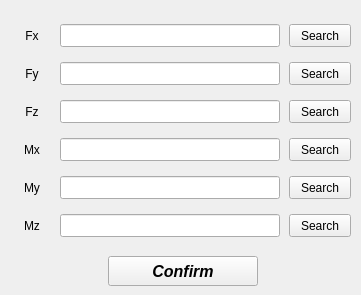
     <widget class="QWidget" name="tab_table_values">
      <attribute name="title">
       <string>Load tables</string>
      </attribute>
      <widget class="QWidget" name="gridLayoutWidget_2">
       <property name="geometry">
        <rect>
         <x>8</x>
         <y>14</y>
         <width>344</width>
         <height>235</height>
        </rect>
       </property>
       <layout class="QGridLayout" name="gridLayout_2">
        <property name="leftMargin">
         <number>5</number>
        </property>
        <property name="topMargin">
         <number>3</number>
        </property>
        <property name="bottomMargin">
         <number>0</number>
        </property>
        <property name="horizontalSpacing">
         <number>9</number>
        </property>
        <property name="verticalSpacing">
         <number>8</number>
        </property>
        <item row="0" column="1">
         <widget class="QLineEdit" name="lineEdit_path_table_Fx">
          <property name="enabled">
           <bool>true</bool>
          </property>
          <property name="minimumSize">
           <size>
            <width>220</width>
            <height>23</height>
           </size>
          </property>
          <property name="maximumSize">
           <size>
            <width>220</width>
            <height>23</height>
           </size>
          </property>
          <property name="font">
           <font>
            <pointsize>8</pointsize>
            <weight>50</weight>
            <bold>false</bold>
           </font>
          </property>
          <property name="alignment">
           <set>Qt::AlignCenter</set>
          </property>
         </widget>
        </item>
        <item row="1" column="1">
         <widget class="QLineEdit" name="lineEdit_path_table_Fy">
          <property name="enabled">
           <bool>true</bool>
          </property>
          <property name="minimumSize">
           <size>
            <width>220</width>
            <height>23</height>
           </size>
          </property>
          <property name="maximumSize">
           <size>
            <width>220</width>
            <height>23</height>
           </size>
          </property>
          <property name="font">
           <font>
            <pointsize>8</pointsize>
            <weight>50</weight>
            <bold>false</bold>
           </font>
          </property>
          <property name="alignment">
           <set>Qt::AlignCenter</set>
          </property>
         </widget>
        </item>
        <item row="0" column="0">
         <widget class="QLabel" name="label_Fx">
          <property name="enabled">
           <bool>true</bool>
          </property>
          <property name="minimumSize">
           <size>
            <width>38</width>
            <height>23</height>
           </size>
          </property>
          <property name="maximumSize">
           <size>
            <width>38</width>
            <height>23</height>
           </size>
          </property>
          <property name="text">
           <string>Fx</string>
          </property>
          <property name="alignment">
           <set>Qt::AlignCenter</set>
          </property>
         </widget>
        </item>
        <item row="3" column="2">
         <widget class="QToolButton" name="toolButton_load_Mx_table">
          <property name="enabled">
           <bool>true</bool>
          </property>
          <property name="sizePolicy">
           <sizepolicy hsizetype="Expanding" vsizetype="Fixed">
            <horstretch>0</horstretch>
            <verstretch>0</verstretch>
           </sizepolicy>
          </property>
          <property name="minimumSize">
           <size>
            <width>62</width>
            <height>23</height>
           </size>
          </property>
          <property name="maximumSize">
           <size>
            <width>62</width>
            <height>23</height>
           </size>
          </property>
          <property name="text">
           <string>Search</string>
          </property>
          <property name="checkable">
           <bool>false</bool>
          </property>
          <property name="autoRaise">
           <bool>false</bool>
          </property>
          <property name="arrowType">
           <enum>Qt::NoArrow</enum>
          </property>
         </widget>
        </item>
        <item row="5" column="1">
         <widget class="QLineEdit" name="lineEdit_path_table_Mz">
          <property name="enabled">
           <bool>true</bool>
          </property>
          <property name="minimumSize">
           <size>
            <width>220</width>
            <height>23</height>
           </size>
          </property>
          <property name="maximumSize">
           <size>
            <width>220</width>
            <height>23</height>
           </size>
          </property>
          <property name="font">
           <font>
            <pointsize>8</pointsize>
            <weight>50</weight>
            <bold>false</bold>
           </font>
          </property>
          <property name="alignment">
           <set>Qt::AlignCenter</set>
          </property>
         </widget>
        </item>
        <item row="4" column="2">
         <widget class="QToolButton" name="toolButton_load_My_table">
          <property name="enabled">
           <bool>true</bool>
          </property>
          <property name="sizePolicy">
           <sizepolicy hsizetype="Expanding" vsizetype="Fixed">
            <horstretch>0</horstretch>
            <verstretch>0</verstretch>
           </sizepolicy>
          </property>
          <property name="minimumSize">
           <size>
            <width>62</width>
            <height>23</height>
           </size>
          </property>
          <property name="maximumSize">
           <size>
            <width>62</width>
            <height>23</height>
           </size>
          </property>
          <property name="text">
           <string>Search</string>
          </property>
          <property name="checkable">
           <bool>false</bool>
          </property>
          <property name="autoRaise">
           <bool>false</bool>
          </property>
          <property name="arrowType">
           <enum>Qt::NoArrow</enum>
          </property>
         </widget>
        </item>
        <item row="1" column="0">
         <widget class="QLabel" name="label_Fy">
          <property name="enabled">
           <bool>true</bool>
          </property>
          <property name="minimumSize">
           <size>
            <width>38</width>
            <height>23</height>
           </size>
          </property>
          <property name="maximumSize">
           <size>
            <width>38</width>
            <height>23</height>
           </size>
          </property>
          <property name="text">
           <string>Fy</string>
          </property>
          <property name="alignment">
           <set>Qt::AlignCenter</set>
          </property>
         </widget>
        </item>
        <item row="4" column="1">
         <widget class="QLineEdit" name="lineEdit_path_table_My">
          <property name="enabled">
           <bool>true</bool>
          </property>
          <property name="minimumSize">
           <size>
            <width>220</width>
            <height>23</height>
           </size>
          </property>
          <property name="maximumSize">
           <size>
            <width>220</width>
            <height>23</height>
           </size>
          </property>
          <property name="font">
           <font>
            <pointsize>8</pointsize>
            <weight>50</weight>
            <bold>false</bold>
           </font>
          </property>
          <property name="alignment">
           <set>Qt::AlignCenter</set>
          </property>
         </widget>
        </item>
        <item row="0" column="2">
         <widget class="QToolButton" name="toolButton_load_Fx_table">
          <property name="enabled">
           <bool>true</bool>
          </property>
          <property name="sizePolicy">
           <sizepolicy hsizetype="Expanding" vsizetype="Fixed">
            <horstretch>0</horstretch>
            <verstretch>0</verstretch>
           </sizepolicy>
          </property>
          <property name="minimumSize">
           <size>
            <width>62</width>
            <height>23</height>
           </size>
          </property>
          <property name="maximumSize">
           <size>
            <width>62</width>
            <height>23</height>
           </size>
          </property>
          <property name="text">
           <string>Search</string>
          </property>
          <property name="checkable">
           <bool>false</bool>
          </property>
          <property name="autoRaise">
           <bool>false</bool>
          </property>
          <property name="arrowType">
           <enum>Qt::NoArrow</enum>
          </property>
         </widget>
        </item>
        <item row="5" column="0">
         <widget class="QLabel" name="label_Mz">
          <property name="enabled">
           <bool>true</bool>
          </property>
          <property name="minimumSize">
           <size>
            <width>38</width>
            <height>23</height>
           </size>
          </property>
          <property name="maximumSize">
           <size>
            <width>38</width>
            <height>23</height>
           </size>
          </property>
          <property name="text">
           <string>Mz</string>
          </property>
          <property name="alignment">
           <set>Qt::AlignCenter</set>
          </property>
         </widget>
        </item>
        <item row="3" column="1">
         <widget class="QLineEdit" name="lineEdit_path_table_Mx">
          <property name="enabled">
           <bool>true</bool>
          </property>
          <property name="minimumSize">
           <size>
            <width>220</width>
            <height>23</height>
           </size>
          </property>
          <property name="maximumSize">
           <size>
            <width>220</width>
            <height>23</height>
           </size>
          </property>
          <property name="font">
           <font>
            <pointsize>8</pointsize>
            <weight>50</weight>
            <bold>false</bold>
           </font>
          </property>
          <property name="alignment">
           <set>Qt::AlignCenter</set>
          </property>
         </widget>
        </item>
        <item row="5" column="2">
         <widget class="QToolButton" name="toolButton_load_Mz_table">
          <property name="enabled">
           <bool>true</bool>
          </property>
          <property name="sizePolicy">
           <sizepolicy hsizetype="Expanding" vsizetype="Fixed">
            <horstretch>0</horstretch>
            <verstretch>0</verstretch>
           </sizepolicy>
          </property>
          <property name="minimumSize">
           <size>
            <width>62</width>
            <height>23</height>
           </size>
          </property>
          <property name="maximumSize">
           <size>
            <width>62</width>
            <height>23</height>
           </size>
          </property>
          <property name="text">
           <string>Search</string>
          </property>
          <property name="checkable">
           <bool>false</bool>
          </property>
          <property name="autoRaise">
           <bool>false</bool>
          </property>
          <property name="arrowType">
           <enum>Qt::NoArrow</enum>
          </property>
         </widget>
        </item>
        <item row="2" column="1">
         <widget class="QLineEdit" name="lineEdit_path_table_Fz">
          <property name="enabled">
           <bool>true</bool>
          </property>
          <property name="minimumSize">
           <size>
            <width>220</width>
            <height>23</height>
           </size>
          </property>
          <property name="maximumSize">
           <size>
            <width>220</width>
            <height>23</height>
           </size>
          </property>
          <property name="font">
           <font>
            <pointsize>8</pointsize>
            <weight>50</weight>
            <bold>false</bold>
           </font>
          </property>
          <property name="alignment">
           <set>Qt::AlignCenter</set>
          </property>
         </widget>
        </item>
        <item row="2" column="0">
         <widget class="QLabel" name="label_Fz">
          <property name="enabled">
           <bool>true</bool>
          </property>
          <property name="minimumSize">
           <size>
            <width>38</width>
            <height>23</height>
           </size>
          </property>
          <property name="maximumSize">
           <size>
            <width>38</width>
            <height>23</height>
           </size>
          </property>
          <property name="text">
           <string>Fz</string>
          </property>
          <property name="alignment">
           <set>Qt::AlignCenter</set>
          </property>
         </widget>
        </item>
        <item row="2" column="2">
         <widget class="QToolButton" name="toolButton_load_Fz_table">
          <property name="enabled">
           <bool>true</bool>
          </property>
          <property name="sizePolicy">
           <sizepolicy hsizetype="Expanding" vsizetype="Fixed">
            <horstretch>0</horstretch>
            <verstretch>0</verstretch>
           </sizepolicy>
          </property>
          <property name="minimumSize">
           <size>
            <width>62</width>
            <height>23</height>
           </size>
          </property>
          <property name="maximumSize">
           <size>
            <width>62</width>
            <height>23</height>
           </size>
          </property>
          <property name="text">
           <string>Search</string>
          </property>
          <property name="checkable">
           <bool>false</bool>
          </property>
          <property name="autoRaise">
           <bool>false</bool>
          </property>
          <property name="arrowType">
           <enum>Qt::NoArrow</enum>
          </property>
         </widget>
        </item>
        <item row="3" column="0">
         <widget class="QLabel" name="label_Mx">
          <property name="enabled">
           <bool>true</bool>
          </property>
          <property name="minimumSize">
           <size>
            <width>38</width>
            <height>23</height>
           </size>
          </property>
          <property name="maximumSize">
           <size>
            <width>38</width>
            <height>23</height>
           </size>
          </property>
          <property name="text">
           <string>Mx</string>
          </property>
          <property name="alignment">
           <set>Qt::AlignCenter</set>
          </property>
         </widget>
        </item>
        <item row="4" column="0">
         <widget class="QLabel" name="label_My">
          <property name="enabled">
           <bool>true</bool>
          </property>
          <property name="minimumSize">
           <size>
            <width>38</width>
            <height>23</height>
           </size>
          </property>
          <property name="maximumSize">
           <size>
            <width>38</width>
            <height>23</height>
           </size>
          </property>
          <property name="text">
           <string>My</string>
          </property>
          <property name="alignment">
           <set>Qt::AlignCenter</set>
          </property>
         </widget>
        </item>
        <item row="1" column="2">
         <widget class="QToolButton" name="toolButton_load_Fy_table">
          <property name="enabled">
           <bool>true</bool>
          </property>
          <property name="sizePolicy">
           <sizepolicy hsizetype="Expanding" vsizetype="Fixed">
            <horstretch>0</horstretch>
            <verstretch>0</verstretch>
           </sizepolicy>
          </property>
          <property name="minimumSize">
           <size>
            <width>62</width>
            <height>23</height>
           </size>
          </property>
          <property name="maximumSize">
           <size>
            <width>62</width>
            <height>23</height>
           </size>
          </property>
          <property name="text">
           <string>Search</string>
          </property>
          <property name="checkable">
           <bool>false</bool>
          </property>
          <property name="autoRaise">
           <bool>false</bool>
          </property>
          <property name="arrowType">
           <enum>Qt::NoArrow</enum>
          </property>
         </widget>
        </item>
       </layout>
      </widget>
      <widget class="QPushButton" name="pushButton_table_values_confirm">
       <property name="geometry">
        <rect>
         <x>108</x>
         <y>256</y>
         <width>150</width>
         <height>30</height>
        </rect>
       </property>
       <property name="maximumSize">
        <size>
         <width>150</width>
         <height>30</height>
        </size>
       </property>
       <property name="sizeIncrement">
        <size>
         <width>150</width>
         <height>30</height>
        </size>
       </property>
       <property name="font">
        <font>
         <family>Arial</family>
         <pointsize>12</pointsize>
         <weight>75</weight>
         <italic>true</italic>
         <bold>true</bold>
        </font>
       </property>
       <property name="text">
        <string>Confirm</string>
       </property>
      </widget>
     </widget>
